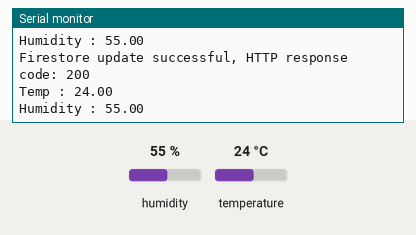
A sketch run on a simulated ESP32. Shown: the last lines printed to the serial monitor. The inputs (shaded band) are chosen by the test bench; at power-on: humidity 55 %, temperature 24 °C. WiFi joins after 1.5 s; servers stay silent unless stated; uploads are accepted with an empty reply.

Above: at 2.7 s.
2.8 s: humidity set to 22 %
At 3.15 s:
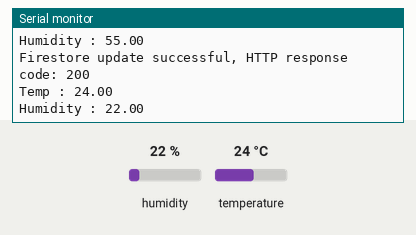
4.3 s: temperature set to 12 °C
At 4.63 s:
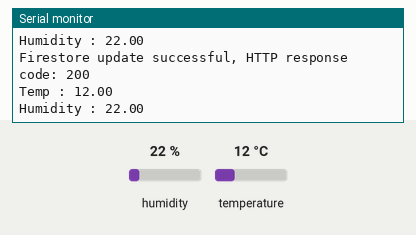
5.8 s: humidity set to 40 %
At 6.11 s:
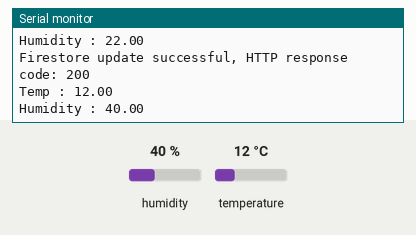
Timing chart, 0 to 8.8 s (numbered marks = the images above; inputs shaded):
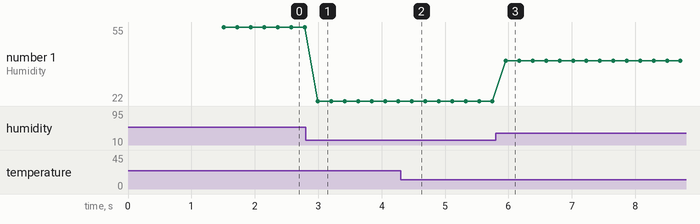

Measured:
- after the input at 2.8 s, the serial monitor: prints a new line after 0.20 s (image 1)
- after the input at 4.3 s, the serial monitor: prints a new line after 0.18 s (image 2)
- after the input at 5.8 s, the serial monitor: prints a new line after 0.16 s (image 3)
- plotted number 1: 55 → 22 after the input at 2.8 s, 22 → 40 after the input at 5.8 s

The sketch:

dht22firebase.ino
```cpp
#include <Arduino.h>
#include <WiFi.h>
#include <HTTPClient.h>
#include <DHT22.h>

// Replace with your network credentials
const char* WIFI_SSID = "Level 14";
const char* WIFI_PASSWORD = "00000000";

// Replace with your Firebase project details
#define FIREBASE_API_KEY "AIzaSyC5a0K3abajnUc1U2fKnGqa1EzKGvCkBJY"
#define FIREBASE_PROJECT_ID "projectmcsdht-d0951" // Firestore project ID

#define DHTPIN 4
#define DHTTYPE DHT22

DHT22 dht22(DHTPIN);

String getFirestoreUrl(const String& path) {
  return "https://firestore.googleapis.com/v1/projects/" + String(FIREBASE_PROJECT_ID) + "/databases/(default)/documents/" + path + "?key=" + FIREBASE_API_KEY;
}

void setup() {
  Serial.begin(115200);
  WiFi.begin(WIFI_SSID, WIFI_PASSWORD);
  Serial.print("Connecting to Wi-Fi");
  while (WiFi.status() != WL_CONNECTED) {
    Serial.print(".");
    delay(300);
  }
  Serial.println();
  Serial.print("Connected with IP: ");
  Serial.println(WiFi.localIP());
  Serial.println();
}

void loop() {
  float humidity = dht22.getHumidity();
  float temperature = dht22.getTemperature();

  Serial.println("Temp : " + String(temperature));
  Serial.println("Humidity : " + String(humidity));

  if (isnan(humidity) || isnan(temperature)) {
    Serial.println("Failed to read from DHT sensor!");
    return;
  }

  String documentPath = "dht/CZUN0BJvkMLp5NcKxugN";
  String url = getFirestoreUrl(documentPath);

  HTTPClient http;
  http.begin(url);

  http.addHeader("Content-Type", "application/json");

  String payload = "{\"fields\": {\"humidity\": {\"integerValue\": \"" + String((int)humidity) + "\"}, \"temp\": {\"integerValue\": \"" + String((int)temperature) + "\"}}}";

  int httpResponseCode = http.PATCH(payload);

  if (httpResponseCode > 0) {
    Serial.printf("Firestore update successful, HTTP response code: %d\n", httpResponseCode);
  } else {
    Serial.printf("Error updating Firestore, HTTP response code: %d\n", httpResponseCode);
  }

  http.end();

  delay(1); // Wait 2 seconds before sending again
}
```
